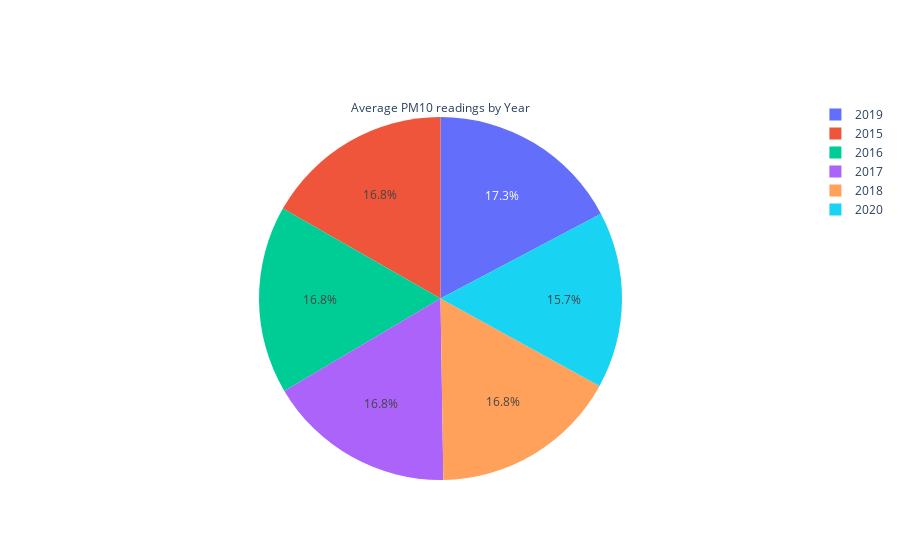

Notebook source saved alongside this figure:
### Code cell
p2=go.Pie(labels=avg['Year'], values=avg['PM10'].round(2),title='Average PM10 readings by Year')
fig=go.Figure(p2)
fig.update_traces(textposition='inside')
fig=fig.update_layout(uniformtext_minsize=12, uniformtext_mode='hide')
fig.show()

### Figure 1 — Plotly figure (JSON) as saved in the notebook; plotly's stock layout.template omitted (floating-point values rounded to 4 significant figures)
{"data": [{"labels": [2015, 2016, 2017, 2018, 2019, 2020], "textposition": "inside", "title": {"text": "Average PM10 readings by Year"}, "type": "pie", "values": [114.6, 114.6, 114.6, 114.6, 118.0, 107.7]}], "layout": {"uniformtext": {"minsize": 12, "mode": "hide"}}}
